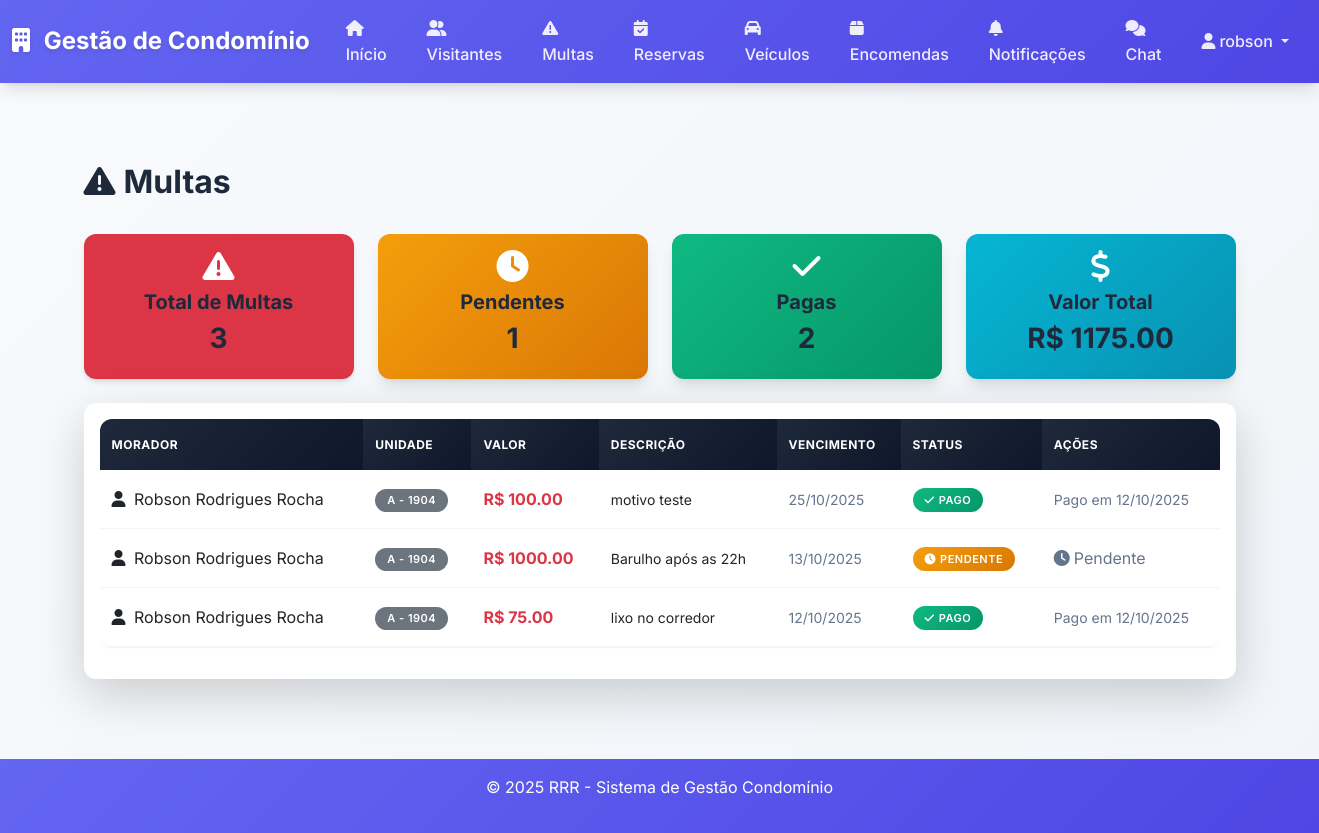
Page /multas (signed in) on the committed database.
### app.py (models this page shows)
class Usuario(db.Model):
    id = db.Column(db.Integer, primary_key=True)
    username = db.Column(db.String(50), nullable=False, unique=True)
    email = db.Column(db.String(100), nullable=False, unique=True)
    senha_hash = db.Column(db.String(255), nullable=False)
    tipo = db.Column(db.String(20), nullable=False)
    morador_id = db.Column(db.Integer, db.ForeignKey('morador.id'), nullable=True)
    ativo = db.Column(db.Boolean, default=True)
    data_cadastro = db.Column(db.DateTime, default=datetime.utcnow)
    morador = db.relationship('Morador', backref='usuario', uselist=False)
    notificacoes_enviadas = db.relationship('Notificacao', backref='autor', lazy=True)
    notificacoes_lidas = db.relationship('NotificacaoLeitura', backref='usuario', lazy=True, cascade='all, delete-orphan')
    mensagens_enviadas = db.relationship('ChatMensagem', foreign_keys='ChatMensagem.remetente_id', backref='remetente', lazy=True, cascade='all, delete-orphan')
    mensagens_recebidas = db.relationship('ChatMensagem', foreign_keys='ChatMensagem.destinatario_id', backref='destinatario', lazy=True, cascade='all, delete-orphan')

class Multa(db.Model):
    id = db.Column(db.Integer, primary_key=True)
    morador_id = db.Column(db.Integer, db.ForeignKey('morador.id'), nullable=False)
    valor = db.Column(db.Float, nullable=False)
    descricao = db.Column(db.Text, nullable=False)
    data_vencimento = db.Column(db.Date, nullable=False)
    data_pagamento = db.Column(db.Date, nullable=True)
    status = db.Column(db.String(20), default='Pendente')
    data_cadastro = db.Column(db.DateTime, default=datetime.utcnow)
    morador = db.relationship('Morador', backref='multas')

class Morador(db.Model):
    id = db.Column(db.Integer, primary_key=True)
    nome = db.Column(db.String(100), nullable=False)
    cpf = db.Column(db.String(14), nullable=False, unique=True)
    telefone = db.Column(db.String(15), nullable=False)
    email = db.Column(db.String(100), nullable=False)
    tipo = db.Column(db.String(20), nullable=False)
    unidade_id = db.Column(db.Integer, db.ForeignKey('unidade.id'), nullable=False)
    data_cadastro = db.Column(db.DateTime, default=datetime.utcnow)
    reservas = db.relationship('Reserva', backref='morador', lazy=True)
    notificacoes = db.relationship('Notificacao', backref='morador', lazy=True)
    veiculos = db.relationship('Veiculo', backref='morador', lazy=True)

class Unidade(db.Model):
    id = db.Column(db.Integer, primary_key=True)
    numero = db.Column(db.String(10), nullable=False, unique=True)
    bloco = db.Column(db.String(10), nullable=False)
    tipo = db.Column(db.String(20), nullable=False)
    vagas_garagem = db.Column(db.Integer, default=0)
    data_cadastro = db.Column(db.DateTime, default=datetime.utcnow)
    moradores = db.relationship('Morador', backref='unidade', lazy=True)

### app.py (the view)
@app.route('/multas')
@login_required
def listar_multas():
    usuario = Usuario.query.get(session['user_id'])
    if usuario.tipo == 'Admin':
        multas = Multa.query.order_by(Multa.data_vencimento.desc()).all()
    else:
        multas = Multa.query.filter_by(morador_id=usuario.morador_id).order_by(Multa.data_vencimento.desc()).all()
    return render_template('multas.html', multas=multas)

### app.py (called while the page is built)
def login_required(f):
    from functools import wraps
    @wraps(f)
    def decorated_function(*args, **kwargs):
        if 'user_id' not in session:
            return redirect(url_for('login'))
        return f(*args, **kwargs)
    return decorated_function

### templates/multas.html (shortened to what this page needs)
{% extends "base.html" %}
{% block content %}
<div class="container mt-4">
    <div class="d-flex justify-content-between align-items-center mb-4">
        <h2>
            <i class="fas fa-exclamation-triangle me-2"></i>Multas
        </h2>
    </div>
    <div class="row mb-4">
        <div class="col-md-3">
            <div class="card bg-danger text-white">
                <div class="card-body text-center">
                    <i class="fas fa-exclamation-triangle fa-2x mb-2"></i>
                    <h5>Total de Multas</h5>
                    <h3>{{ multas|length }}</h3>
                </div>
            </div>
        </div>
        <div class="col-md-3">
            <div class="card bg-warning text-white">
                <div class="card-body text-center">
                    <i class="fas fa-clock fa-2x mb-2"></i>
                    <h5>Pendentes</h5>
                    <h3>{{ multas|selectattr('status', 'equalto', 'Pendente')|list|length }}</h3>
                </div>
            </div>
        </div>
        <div class="col-md-3">
            <div class="card bg-success text-white">
                <div class="card-body text-center">
                    <i class="fas fa-check fa-2x mb-2"></i>
                    <h5>Pagas</h5>
                    <h3>{{ multas|selectattr('status', 'equalto', 'Pago')|list|length }}</h3>
                </div>
            </div>
        </div>
        <div class="col-md-3">
            <div class="card bg-info text-white">
                <div class="card-body text-center">
                    <i class="fas fa-dollar-sign fa-2x mb-2"></i>
                    <h5>Valor Total</h5>
                    <h3>R$ {{ "%.2f"|format(multas|sum(attribute='valor')) }}</h3>
                </div>
            </div>
        </div>
    </div>
    <div class="card shadow-lg border-0">
        <div class="card-body">
            <div class="table-responsive">
                <table class="table table-hover">
                    <thead class="table-danger">
                        <tr>
                            <th>Morador</th>
                            <th>Unidade</th>
                            <th>Valor</th>
                            <th>Descrição</th>
                            <th>Vencimento</th>
                            <th>Status</th>
                            <th>Ações</th>
                        </tr>
                    </thead>
                    <tbody>
                        {% for multa in multas %}
                        <tr>
                            <td>
                                <i class="fas fa-user me-1"></i>
                                {{ multa.morador.nome }}
                            </td>
                            <td>
                                <span class="badge bg-secondary">
                                    {{ multa.morador.unidade.bloco }} - {{ multa.morador.unidade.numero }}
                                </span>
                            </td>
                            <td>
                                <strong class="text-danger">R$ {{ "%.2f"|format(multa.valor) }}</strong>
                            </td>
                            <td>
                                <small>{{ multa.descricao[:50] }}{% if multa.descricao|length > 50 %}...{% endif %}</small>
                            </td>
                            <td>
                                <small class="text-muted">
                                    {{ multa.data_vencimento.strftime('%d/%m/%Y') }}
                                </small>
                            </td>
                            <td>
                                {% if multa.status == 'Pago' %}
                                <span class="badge bg-success">
                                    <i class="fas fa-check me-1"></i>Pago
                                </span>
                                {% else %}
                                <span class="badge bg-warning">
                                    <i class="fas fa-clock me-1"></i>Pendente
                                </span>
                                {% endif %}
                            </td>
                            <td>
                                {% if multa.status == 'Pago' %}
                                <small class="text-muted">
                                    Pago em {{ multa.data_pagamento.strftime('%d/%m/%Y') }}
                                </small>
                                {% else %}
                                <span class="text-muted">
                                    <i class="fas fa-clock me-1"></i>Pendente
                                </span>
                                {% endif %}
                            </td>
                        </tr>
                        {% endfor %}
                    </tbody>
                </table>
            </div>
        </div>
    </div>
</div>
{% endblock %}

### templates/base.html (shortened to what this page needs)
<!DOCTYPE html>
<html lang="pt-BR">
<head>
    <link href="https://cdn.jsdelivr.net/npm/bootstrap@5.3.0/dist/css/bootstrap.min.css" rel="stylesheet">
    <link href="https://cdnjs.cloudflare.com/ajax/libs/font-awesome/6.4.0/css/all.min.css" rel="stylesheet">
    <link href="{{ url_for('static', filename='css/style.css') }}" rel="stylesheet">
</head>
<body>
    <nav class="navbar navbar-expand-lg navbar-dark bg-primary">
        <div class="container-fluid">
            <a class="navbar-brand" href="{{ url_for('index') }}">
                <i class="fas fa-building me-2"></i>
                Gestão de Condomínio
            </a>
            <div class="collapse navbar-collapse" id="navbarNav">
                <ul class="navbar-nav mx-auto">
                    {% if session.user_id %}
                    <li class="nav-item">
                        <a class="nav-link" href="{{ url_for('index') }}">
                            <i class="fas fa-home me-1"></i>Início
                        </a>
                    </li>
                    <li class="nav-item">
                        <a class="nav-link" href="{{ url_for('listar_visitantes') }}">
                            <i class="fas fa-user-friends me-1"></i>Visitantes
                        </a>
                    </li>
                    <li class="nav-item">
                        <a class="nav-link" href="{{ url_for('listar_multas') }}">
                            <i class="fas fa-exclamation-triangle me-1"></i>Multas
                        </a>
                    </li>
                    <li class="nav-item">
                        <a class="nav-link" href="{{ url_for('listar_reservas') }}">
                            <i class="fas fa-calendar-check me-1"></i>Reservas
                        </a>
                    </li>
                    <li class="nav-item">
                        <a class="nav-link" href="{{ url_for('listar_veiculos') }}">
                            <i class="fas fa-car me-1"></i>Veículos
                        </a>
                    </li>
                    <li class="nav-item">
                        <a class="nav-link" href="{{ url_for('listar_encomendas') }}">
                            <i class="fas fa-box me-1"></i>Encomendas
                        </a>
                    </li>
                    <li class="nav-item">
                        <a class="nav-link" href="{{ url_for('listar_notificacoes') }}">
                            <i class="fas fa-bell me-1"></i>Notificações
                        </a>
                    </li>
                    <li class="nav-item">
                        <a class="nav-link" href="{{ url_for('chat_home') }}">
                            <i class="fas fa-comments me-1"></i>Chat
                        </a>
                    </li>
                    {% endif %}
                </ul>
                <ul class="navbar-nav ms-auto">
                    {% if session.user_id %}
                    <li class="nav-item dropdown">
                        <a class="nav-link dropdown-toggle" href="#" role="button" data-bs-toggle="dropdown">
                            <i class="fas fa-user me-1"></i>{{ session.username }}
                        </a>
                    </li>
                    {% else %}
                    <li class="nav-item">
                        <a class="nav-link" href="{{ url_for('login') }}">
                            <i class="fas fa-sign-in-alt me-1"></i>Login
                        </a>
                    </li>
                    {% endif %}
                </ul>
            </div>
        </div>
    </nav>
    <main class="container my-4">
        {% block content %}{% endblock %}
    </main>
    <footer class="text-center py-3 mt-5">
        <div class="container">
            <p>&copy; 2025 RRR - Sistema de Gestão Condomínio</p>
        </div>
    </footer>
</body>
</html>

### static/css/style.css (style rules this page uses)
:root { --primary-color: #6366f1; --primary-dark: #4f46e5; --success-color: #10b981; --success-dark: #059669; --info-color: #06b6d4; --warning-color: #f59e0b; --danger-color: #ef4444; --danger-dark: #dc2626; --light-color: #f8fafc; --dark-color: #1e293b; --gray-50: #f8fafc; --gray-100: #f1f5f9; --gray-200: #e2e8f0; --gray-300: #cbd5e1; --gray-400: #94a3b8; --gray-500: #64748b; --gray-600: #475569; --gray-700: #334155; --gray-800: #1e293b; --gray-900: #0f172a; --shadow-sm: 0 1px 2px 0 rgb(0 0 0 / 0.05); --shadow-md: 0 4px 6px -1px rgb(0 0 0 / 0.1), 0 2px 4px -2px rgb(0 0 0 / 0.1); --shadow-lg: 0 10px 15px -3px rgb(0 0 0 / 0.1), 0 4px 6px -4px rgb(0 0 0 / 0.1); --shadow-xl: 0 20px 25px -5px rgb(0 0 0 / 0.1), 0 8px 10px -6px rgb(0 0 0 / 0.1); --border-radius: 12px; --border-radius-lg: 16px; }
* { box-sizing: border-box; }
body { font-family: 'Inter', -apple-system, BlinkMacSystemFont, 'Segoe UI', Roboto, sans-serif; background: linear-gradient(135deg, var(--gray-50) 0%, var(--gray-100) 100%); color: var(--gray-800); line-height: 1.6; min-height: 100vh; }
.navbar { background: linear-gradient(135deg, var(--primary-color) 0%, var(--primary-dark) 100%) !important; backdrop-filter: blur(10px); box-shadow: var(--shadow-lg); border: none; position: relative !important; z-index: 1050 !important; }
.navbar-brand { font-weight: 700; font-size: 1.5rem; color: white !important; text-shadow: 0 2px 4px rgba(0,0,0,0.1); }
.nav-link { color: rgba(255,255,255,0.9) !important; font-weight: 500; transition: all 0.3s ease; border-radius: 8px; margin: 0 4px; padding: 8px 16px !important; }
.card { border: none; border-radius: var(--border-radius); box-shadow: var(--shadow-md); transition: all 0.3s cubic-bezier(0.4, 0, 0.2, 1); background: white; overflow: hidden; }
.card.bg-primary, .card.bg-success, .card.bg-info, .card.bg-warning { border-radius: var(--border-radius); box-shadow: var(--shadow-lg); border: none; transition: all 0.3s cubic-bezier(0.4, 0, 0.2, 1); }
.card.bg-success { background: linear-gradient(135deg, var(--success-color) 0%, var(--success-dark) 100%) !important; }
.card.bg-info { background: linear-gradient(135deg, var(--info-color) 0%, #0891b2 100%) !important; }
.card.bg-warning { background: linear-gradient(135deg, var(--warning-color) 0%, #d97706 100%) !important; }
.table { border-radius: var(--border-radius); overflow: hidden; box-shadow: var(--shadow-sm); background: white; }
.table thead th { border: none; font-weight: 700; text-transform: uppercase; font-size: 12px; letter-spacing: 0.5px; background: linear-gradient(135deg, var(--gray-800) 0%, var(--gray-900) 100%); color: white; padding: 16px 12px; }
.table tbody tr { transition: all 0.3s ease; border-bottom: 1px solid var(--gray-100); }
.table tbody td { padding: 16px 12px; vertical-align: middle; }
.badge { font-size: 11px; font-weight: 600; padding: 6px 12px; border-radius: 20px; text-transform: uppercase; letter-spacing: 0.5px; }
.badge.bg-success { background: linear-gradient(135deg, var(--success-color) 0%, var(--success-dark) 100%) !important; }
.badge.bg-warning { background: linear-gradient(135deg, var(--warning-color) 0%, #d97706 100%) !important; }
footer { margin-top: auto; background: linear-gradient(135deg, var(--primary-color) 0%, var(--primary-dark) 100%); color: white; border-top: none; }
.card { animation: fadeIn 0.6s cubic-bezier(0.4, 0, 0.2, 1); }
.nav-link { animation: slideIn 0.4s cubic-bezier(0.4, 0, 0.2, 1); }
.container { max-width: 1200px; }
main.container { padding-top: 2rem; padding-bottom: 2rem; }
.text-muted { color: var(--gray-500) !important; }
h1, h2, h3, h4, h5, h6 { color: var(--gray-800); font-weight: 700; }

### rows in the picture
Usuario: username "robson"
Multa: morador.nome "Robson Rodrigues Rocha", morador.unidade.bloco "A", morador.unidade.numero "1904", valor "100.00", descricao "motivo teste", data_vencimento "25/10/2025", status "Pago" (drawn), data_pagamento "12/10/2025"
Multa: morador.nome "Robson Rodrigues Rocha", morador.unidade.bloco "A", morador.unidade.numero "1904", valor "1000.00", descricao "Barulho após as 22h", data_vencimento "13/10/2025", status "Pendente" (drawn)
Multa: morador.nome "Robson Rodrigues Rocha", morador.unidade.bloco "A", morador.unidade.numero "1904", valor "75.00", descricao "lixo no corredor", data_vencimento "12/10/2025", status "Pago" (drawn), data_pagamento "12/10/2025"

### other values in the picture
{{ multas|length }} "3"
{{ multas|selectattr('status', 'equalto', 'Pendente')|list|length }} "1"
{{ multas|selectattr('status', 'equalto', 'Pago')|list|length }} "2"
{{ "%.2f"|format(multas|sum(attribute='valor')) }} "1175.00"
